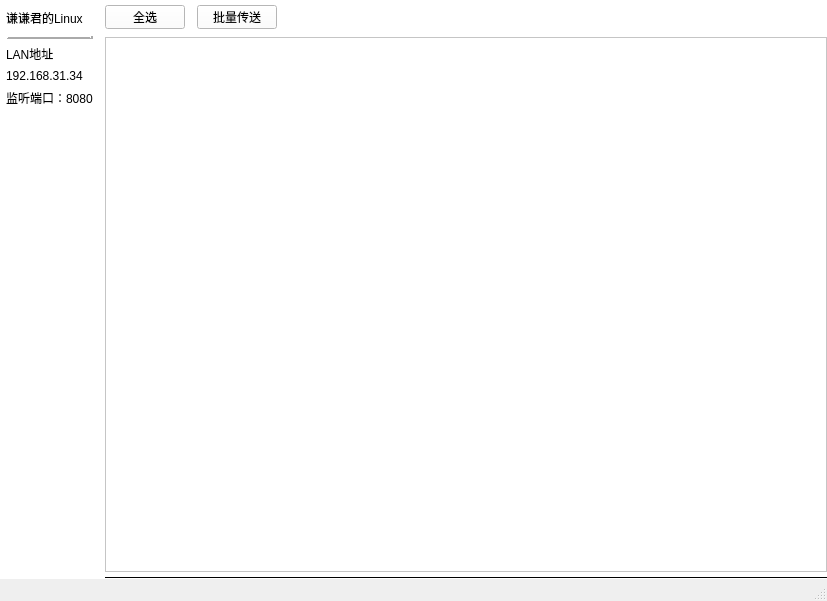
<?xml version="1.0" encoding="UTF-8"?>
<ui version="4.0">
 <class>MainUI</class>
 <widget class="QMainWindow" name="MainUI">
  <property name="geometry">
   <rect>
    <x>0</x>
    <y>0</y>
    <width>827</width>
    <height>601</height>
   </rect>
  </property>
  <property name="windowTitle">
   <string>麒麟快传-局域网跨平台文件传输解决方案</string>
  </property>
  <widget class="QWidget" name="centralwidget">
   <property name="styleSheet">
    <string notr="true">background-color: rgb(255, 255, 255);</string>
   </property>
   <layout class="QHBoxLayout" name="horizontalLayout_2">
    <property name="spacing">
     <number>6</number>
    </property>
    <property name="leftMargin">
     <number>0</number>
    </property>
    <property name="topMargin">
     <number>0</number>
    </property>
    <property name="rightMargin">
     <number>0</number>
    </property>
    <property name="bottomMargin">
     <number>0</number>
    </property>
    <item>
     <widget class="QWidget" name="widget_3" native="true">
      <layout class="QVBoxLayout" name="verticalLayout_3">
       <property name="spacing">
        <number>0</number>
       </property>
       <property name="leftMargin">
        <number>0</number>
       </property>
       <property name="topMargin">
        <number>0</number>
       </property>
       <property name="rightMargin">
        <number>0</number>
       </property>
       <property name="bottomMargin">
        <number>0</number>
       </property>
       <item>
        <widget class="QWidget" name="info_widget" native="true">
         <layout class="QVBoxLayout" name="verticalLayout">
          <property name="leftMargin">
           <number>6</number>
          </property>
          <property name="topMargin">
           <number>6</number>
          </property>
          <property name="rightMargin">
           <number>6</number>
          </property>
          <property name="bottomMargin">
           <number>6</number>
          </property>
          <item>
           <widget class="QLabel" name="nickname_label">
            <property name="sizePolicy">
             <sizepolicy hsizetype="Preferred" vsizetype="Fixed">
              <horstretch>0</horstretch>
              <verstretch>0</verstretch>
             </sizepolicy>
            </property>
            <property name="minimumSize">
             <size>
              <width>0</width>
              <height>24</height>
             </size>
            </property>
            <property name="acceptDrops">
             <bool>false</bool>
            </property>
            <property name="styleSheet">
             <string notr="true">font: 75 13pt &quot;黑体&quot;;
color: rgb(0, 0, 0);</string>
            </property>
            <property name="text">
             <string>谦谦君的Linux</string>
            </property>
            <property name="textFormat">
             <enum>Qt::AutoText</enum>
            </property>
            <property name="scaledContents">
             <bool>false</bool>
            </property>
            <property name="wordWrap">
             <bool>false</bool>
            </property>
            <property name="margin">
             <number>0</number>
            </property>
            <property name="openExternalLinks">
             <bool>false</bool>
            </property>
           </widget>
          </item>
          <item>
           <widget class="Line" name="info_line">
            <property name="frameShadow">
             <enum>QFrame::Raised</enum>
            </property>
            <property name="lineWidth">
             <number>3</number>
            </property>
            <property name="orientation">
             <enum>Qt::Horizontal</enum>
            </property>
           </widget>
          </item>
          <item>
           <widget class="QLabel" name="ip_hint_label">
            <property name="text">
             <string>LAN地址</string>
            </property>
           </widget>
          </item>
          <item>
           <widget class="QLabel" name="ip_label">
            <property name="text">
             <string>192.168.31.34</string>
            </property>
           </widget>
          </item>
          <item>
           <widget class="QLabel" name="port_label">
            <property name="text">
             <string>监听端口：8080</string>
            </property>
           </widget>
          </item>
         </layout>
        </widget>
       </item>
       <item>
        <widget class="QWidget" name="menu_widget" native="true"/>
       </item>
       <item>
        <spacer name="leftmenu_spacer">
         <property name="orientation">
          <enum>Qt::Vertical</enum>
         </property>
         <property name="sizeHint" stdset="0">
          <size>
           <width>20</width>
           <height>40</height>
          </size>
         </property>
        </spacer>
       </item>
      </layout>
     </widget>
    </item>
    <item>
     <widget class="QStackedWidget" name="stackedWidget">
      <property name="currentIndex">
       <number>0</number>
      </property>
      <widget class="QWidget" name="online">
       <layout class="QVBoxLayout" name="verticalLayout_2">
        <property name="spacing">
         <number>4</number>
        </property>
        <property name="leftMargin">
         <number>0</number>
        </property>
        <property name="topMargin">
         <number>0</number>
        </property>
        <property name="rightMargin">
         <number>0</number>
        </property>
        <property name="bottomMargin">
         <number>0</number>
        </property>
        <item>
         <widget class="QWidget" name="top_buttons" native="true">
          <property name="sizePolicy">
           <sizepolicy hsizetype="Preferred" vsizetype="Fixed">
            <horstretch>0</horstretch>
            <verstretch>0</verstretch>
           </sizepolicy>
          </property>
          <property name="minimumSize">
           <size>
            <width>0</width>
            <height>33</height>
           </size>
          </property>
          <property name="maximumSize">
           <size>
            <width>16777215</width>
            <height>33</height>
           </size>
          </property>
          <layout class="QHBoxLayout" name="horizontalLayout">
           <property name="spacing">
            <number>12</number>
           </property>
           <property name="leftMargin">
            <number>0</number>
           </property>
           <property name="topMargin">
            <number>5</number>
           </property>
           <property name="rightMargin">
            <number>0</number>
           </property>
           <property name="bottomMargin">
            <number>5</number>
           </property>
           <item>
            <widget class="QToolButton" name="select_all">
             <property name="sizePolicy">
              <sizepolicy hsizetype="Fixed" vsizetype="Fixed">
               <horstretch>0</horstretch>
               <verstretch>0</verstretch>
              </sizepolicy>
             </property>
             <property name="minimumSize">
              <size>
               <width>80</width>
               <height>24</height>
              </size>
             </property>
             <property name="maximumSize">
              <size>
               <width>80</width>
               <height>24</height>
              </size>
             </property>
             <property name="text">
              <string>全选</string>
             </property>
             <property name="toolButtonStyle">
              <enum>Qt::ToolButtonIconOnly</enum>
             </property>
            </widget>
           </item>
           <item>
            <widget class="QToolButton" name="multi_transfer_btn">
             <property name="minimumSize">
              <size>
               <width>80</width>
               <height>24</height>
              </size>
             </property>
             <property name="maximumSize">
              <size>
               <width>80</width>
               <height>24</height>
              </size>
             </property>
             <property name="text">
              <string>批量传送</string>
             </property>
            </widget>
           </item>
           <item>
            <spacer name="horizontalSpacer">
             <property name="orientation">
              <enum>Qt::Horizontal</enum>
             </property>
             <property name="sizeHint" stdset="0">
              <size>
               <width>40</width>
               <height>20</height>
              </size>
             </property>
            </spacer>
           </item>
          </layout>
         </widget>
        </item>
        <item>
         <widget class="QScrollArea" name="device_scrollArea">
          <property name="widgetResizable">
           <bool>true</bool>
          </property>
          <widget class="QWidget" name="scrollAreaWidgetContents_2">
           <property name="geometry">
            <rect>
             <x>0</x>
             <y>0</y>
             <width>696</width>
             <height>505</height>
            </rect>
           </property>
          </widget>
         </widget>
        </item>
        <item>
         <widget class="Line" name="line_3">
          <property name="frameShadow">
           <enum>QFrame::Plain</enum>
          </property>
          <property name="orientation">
           <enum>Qt::Horizontal</enum>
          </property>
         </widget>
        </item>
       </layout>
      </widget>
      <widget class="QWidget" name="web">
       <widget class="QLabel" name="label">
        <property name="geometry">
         <rect>
          <x>10</x>
          <y>20</y>
          <width>67</width>
          <height>17</height>
         </rect>
        </property>
        <property name="text">
         <string>WEB传输</string>
        </property>
       </widget>
       <widget class="QScrollArea" name="scrollArea">
        <property name="geometry">
         <rect>
          <x>0</x>
          <y>47</y>
          <width>671</width>
          <height>501</height>
         </rect>
        </property>
        <property name="widgetResizable">
         <bool>true</bool>
        </property>
        <widget class="QWidget" name="scrollAreaWidgetContents">
         <property name="geometry">
          <rect>
           <x>0</x>
           <y>0</y>
           <width>669</width>
           <height>499</height>
          </rect>
         </property>
         <layout class="QVBoxLayout" name="verticalLayout_4">
          <item>
           <widget class="QWidget" name="widget_9" native="true">
            <layout class="QHBoxLayout" name="horizontalLayout_10">
             <item>
              <widget class="QLabel" name="label_24">
               <property name="text">
                <string>荣耀手机</string>
               </property>
              </widget>
             </item>
             <item>
              <widget class="QLabel" name="label_25">
               <property name="text">
                <string>192.168.31.226</string>
               </property>
              </widget>
             </item>
             <item>
              <widget class="QLabel" name="label_26">
               <property name="text">
                <string>53465</string>
               </property>
              </widget>
             </item>
             <item>
              <widget class="QPushButton" name="pushButton_8">
               <property name="text">
                <string>传文件</string>
               </property>
              </widget>
             </item>
            </layout>
           </widget>
          </item>
          <item>
           <widget class="QWidget" name="widget_8" native="true">
            <layout class="QHBoxLayout" name="horizontalLayout_9">
             <item>
              <widget class="QLabel" name="label_21">
               <property name="text">
                <string>荣耀手机</string>
               </property>
              </widget>
             </item>
             <item>
              <widget class="QLabel" name="label_22">
               <property name="text">
                <string>192.168.31.226</string>
               </property>
              </widget>
             </item>
             <item>
              <widget class="QLabel" name="label_23">
               <property name="text">
                <string>53465</string>
               </property>
              </widget>
             </item>
             <item>
              <widget class="QPushButton" name="pushButton_7">
               <property name="text">
                <string>传文件</string>
               </property>
              </widget>
             </item>
            </layout>
           </widget>
          </item>
          <item>
           <widget class="QWidget" name="widget_10" native="true">
            <layout class="QHBoxLayout" name="horizontalLayout_11">
             <item>
              <widget class="QLabel" name="label_27">
               <property name="text">
                <string>荣耀手机</string>
               </property>
              </widget>
             </item>
             <item>
              <widget class="QLabel" name="label_28">
               <property name="text">
                <string>192.168.31.226</string>
               </property>
              </widget>
             </item>
             <item>
              <widget class="QLabel" name="label_29">
               <property name="text">
                <string>53465</string>
               </property>
              </widget>
             </item>
             <item>
              <widget class="QPushButton" name="pushButton_9">
               <property name="text">
                <string>传文件</string>
               </property>
              </widget>
             </item>
            </layout>
           </widget>
          </item>
          <item>
           <widget class="QWidget" name="widget_2" native="true">
            <layout class="QHBoxLayout" name="horizontalLayout_4">
             <item>
              <widget class="QLabel" name="label_6">
               <property name="text">
                <string>荣耀手机</string>
               </property>
              </widget>
             </item>
             <item>
              <widget class="QLabel" name="label_7">
               <property name="text">
                <string>192.168.31.226</string>
               </property>
              </widget>
             </item>
             <item>
              <widget class="QLabel" name="label_8">
               <property name="text">
                <string>53465</string>
               </property>
              </widget>
             </item>
             <item>
              <widget class="QPushButton" name="pushButton_2">
               <property name="text">
                <string>传文件</string>
               </property>
              </widget>
             </item>
            </layout>
           </widget>
          </item>
          <item>
           <widget class="QWidget" name="widget_7" native="true">
            <layout class="QHBoxLayout" name="horizontalLayout_8">
             <item>
              <widget class="QLabel" name="label_18">
               <property name="text">
                <string>荣耀手机</string>
               </property>
              </widget>
             </item>
             <item>
              <widget class="QLabel" name="label_19">
               <property name="text">
                <string>192.168.31.226</string>
               </property>
              </widget>
             </item>
             <item>
              <widget class="QLabel" name="label_20">
               <property name="text">
                <string>53465</string>
               </property>
              </widget>
             </item>
             <item>
              <widget class="QPushButton" name="pushButton_6">
               <property name="text">
                <string>传文件</string>
               </property>
              </widget>
             </item>
            </layout>
           </widget>
          </item>
          <item>
           <widget class="QWidget" name="widget_6" native="true">
            <layout class="QHBoxLayout" name="horizontalLayout_7">
             <item>
              <widget class="QLabel" name="label_15">
               <property name="text">
                <string>荣耀手机</string>
               </property>
              </widget>
             </item>
             <item>
              <widget class="QLabel" name="label_16">
               <property name="text">
                <string>192.168.31.226</string>
               </property>
              </widget>
             </item>
             <item>
              <widget class="QLabel" name="label_17">
               <property name="text">
                <string>53465</string>
               </property>
              </widget>
             </item>
             <item>
              <widget class="QPushButton" name="pushButton_5">
               <property name="text">
                <string>传文件</string>
               </property>
              </widget>
             </item>
            </layout>
           </widget>
          </item>
          <item>
           <widget class="QWidget" name="widget_11" native="true">
            <layout class="QHBoxLayout" name="horizontalLayout_12">
             <item>
              <widget class="QLabel" name="label_30">
               <property name="text">
                <string>荣耀手机</string>
               </property>
              </widget>
             </item>
             <item>
              <widget class="QLabel" name="label_31">
               <property name="text">
                <string>192.168.31.226</string>
               </property>
              </widget>
             </item>
             <item>
              <widget class="QLabel" name="label_32">
               <property name="text">
                <string>53465</string>
               </property>
              </widget>
             </item>
             <item>
              <widget class="QPushButton" name="pushButton_10">
               <property name="text">
                <string>传文件</string>
               </property>
              </widget>
             </item>
            </layout>
           </widget>
          </item>
          <item>
           <spacer name="verticalSpacer">
            <property name="orientation">
             <enum>Qt::Vertical</enum>
            </property>
            <property name="sizeHint" stdset="0">
             <size>
              <width>20</width>
              <height>40</height>
             </size>
            </property>
           </spacer>
          </item>
         </layout>
        </widget>
       </widget>
      </widget>
      <widget class="QWidget" name="setting">
       <widget class="QLabel" name="label_3">
        <property name="geometry">
         <rect>
          <x>190</x>
          <y>230</y>
          <width>67</width>
          <height>17</height>
         </rect>
        </property>
        <property name="text">
         <string>系统设置</string>
        </property>
       </widget>
      </widget>
     </widget>
    </item>
   </layout>
  </widget>
  <widget class="QMenuBar" name="menubar">
   <property name="geometry">
    <rect>
     <x>0</x>
     <y>0</y>
     <width>827</width>
     <height>28</height>
    </rect>
   </property>
  </widget>
  <widget class="QStatusBar" name="statusbar"/>
 </widget>
 <resources/>
 <connections/>
</ui>
